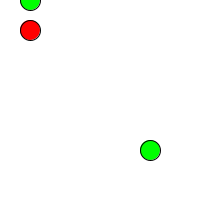
Frame 1 (no input)
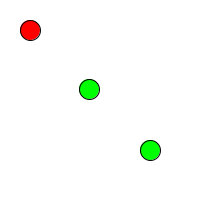
Frame 60 (the mouse pressed at the canvas centre just before this capture)
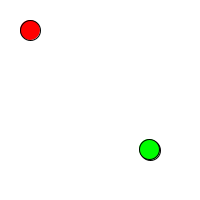
Frame 120 (the mouse held since frame 60 and released just before this capture)

The Processing sketch that drew these frames (run headless with seeded random() and noise(); from frame 60 on, the mouse is pressed at the canvas centre):

// Processing sketch: processing_166141
// ── processing_166141.pde

int xi=30; 
int yi=30; 
int xf=150; 
int yf=150;
int x=30;

float b;
float m;

void setup() {
  size(200, 200);
  
  }
  
  void draw(){
    background(255, 255, 255);
    fill (255, 0, 0);
    ellipse(xi, yi, 20, 20);
    fill (0, 255, 0);
    ellipse(xf, yf, 20, 20);
    if(x<=xf){
      ellipse(x, m*x+b, 20, 20);
      }
    x=x+1;
    m=((yf-yi)/(xf-xi));
    b=yi-m*xi;
    }
